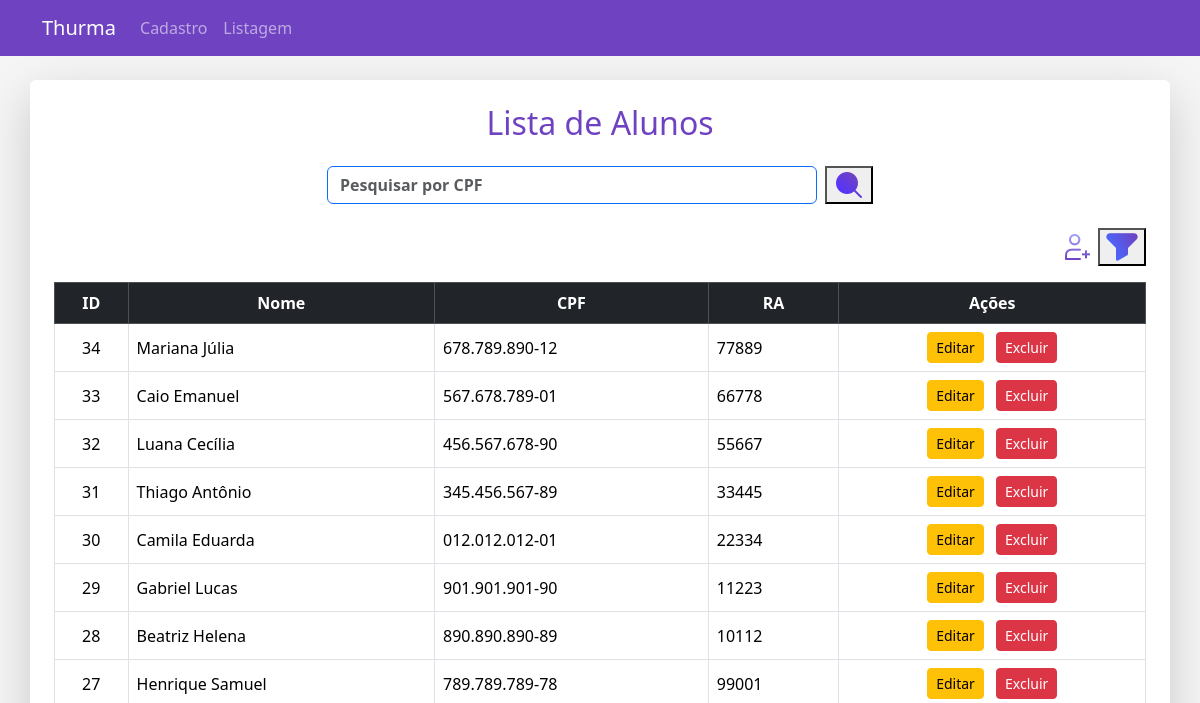
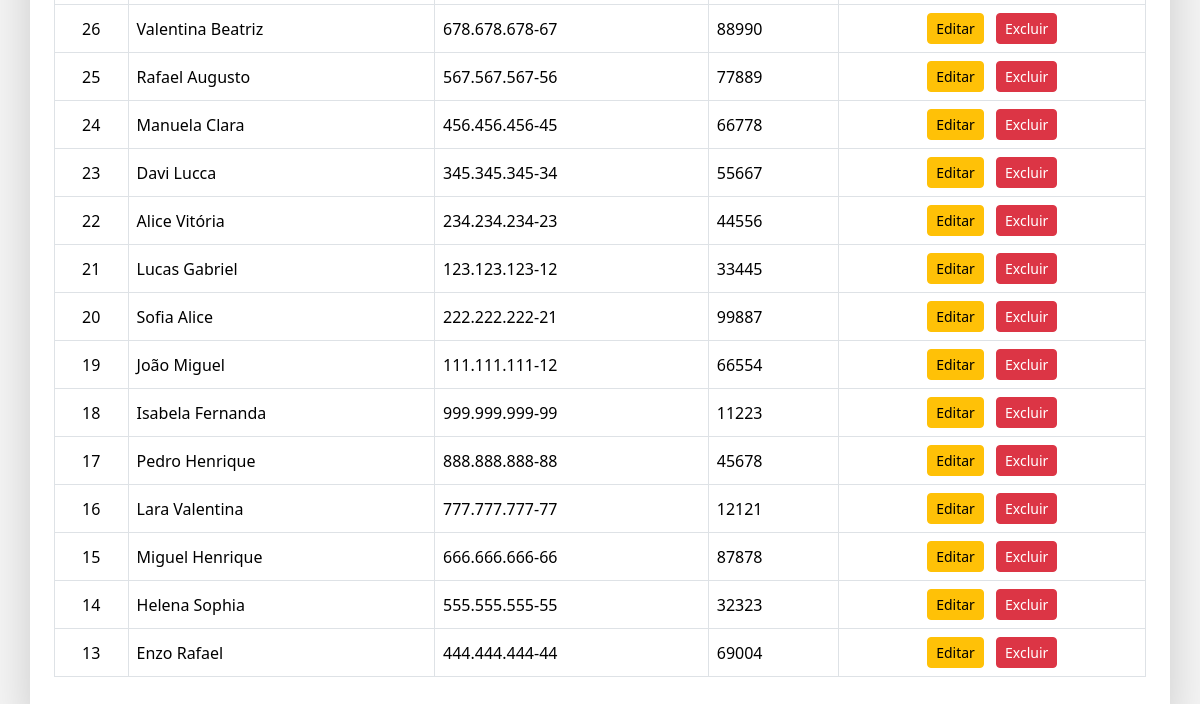
/listagem.php, run on an earlier commit of the app's database (2 pictures, top to bottom).
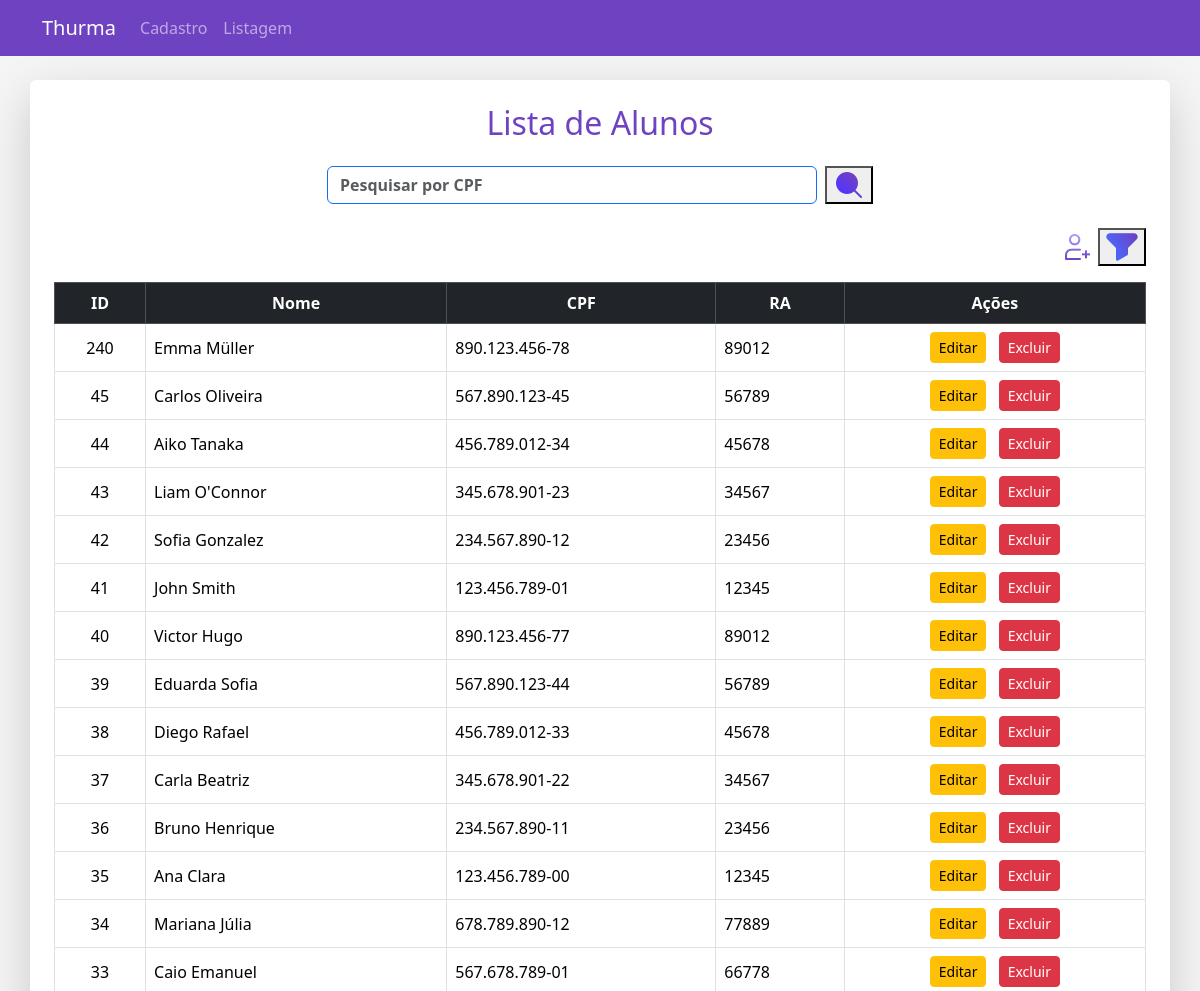
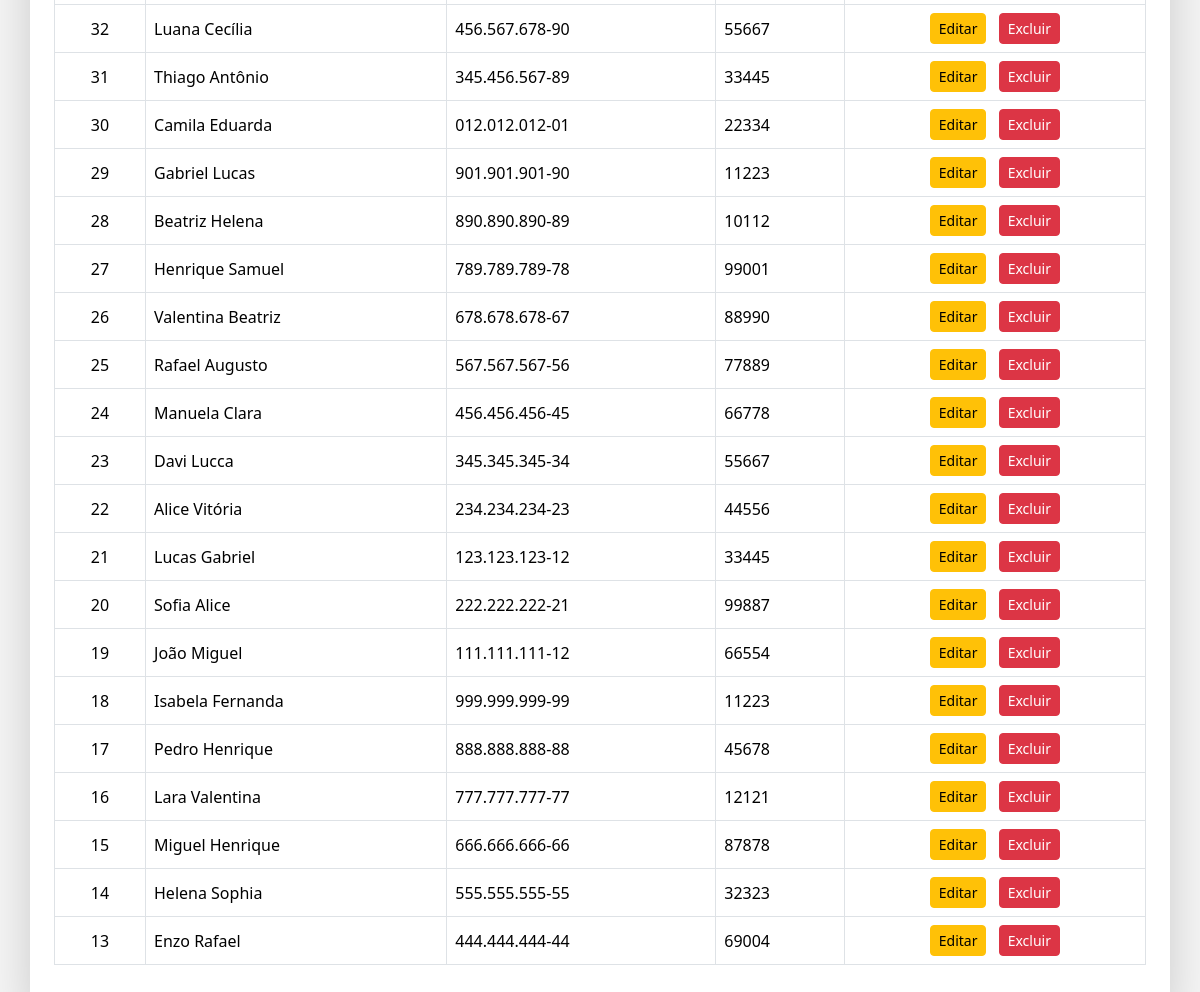
And on a later commit of the database (2 pictures, top to bottom).
### tables this page shows
CREATE TABLE `alunos` (
  `id` int(11) NOT NULL,
  `nome` varchar(255) NOT NULL,
  `nome_social` varchar(255) DEFAULT NULL,
  `cpf` varchar(14) NOT NULL,
  `rg` varchar(12) DEFAULT NULL,
  `data_nascimento` date NOT NULL,
  `nacionalidade` varchar(100) DEFAULT NULL,
  `deficiencia` enum('sim','nao') DEFAULT 'nao',
  `nome_pai` varchar(255) DEFAULT NULL,
  `nome_mae` varchar(255) DEFAULT NULL,
  `responsavel` varchar(255) NOT NULL,
  `rg_responsavel` varchar(12) DEFAULT NULL,
  `tipo_responsavel` varchar(100) DEFAULT NULL,
  `tel_responsavel` varchar(15) DEFAULT NULL,
  `trabalho_responsavel` varchar(255) DEFAULT NULL,
  `tel_trabalho_responsavel` varchar(15) DEFAULT NULL,
  `renda_responsavel` decimal(10,2) DEFAULT NULL,
  `email_responsavel` varchar(255) DEFAULT NULL,
  `email_aluno` varchar(255) DEFAULT NULL,
  `endereco` varchar(255) DEFAULT NULL,
  `bairro` varchar(100) DEFAULT NULL,
  `cidade` varchar(100) DEFAULT NULL,
  `uf` char(2) DEFAULT NULL,
  `cep` varchar(8) DEFAULT NULL,
  `complemento` varchar(100) DEFAULT NULL,
  `telefone_fixo` varchar(15) DEFAULT NULL,
  `cel_responsavel` varchar(15) DEFAULT NULL,
  `cor` varchar(50) DEFAULT NULL,
  `ra` varchar(20) NOT NULL,
  `registro_sus` varchar(20) DEFAULT NULL,
  `nis` varchar(20) DEFAULT NULL,
  `tipo_sanguineo` varchar(3) DEFAULT NULL,
  `medicamento` varchar(255) DEFAULT NULL,
  `genero` varchar(20) DEFAULT NULL,
  `tem_gemeos` enum('sim','nao') DEFAULT 'nao',
  `quantos_gemeos` int(11) DEFAULT 0,
  `sala` enum('1º Ano Fundamental','2º Ano Fundamental','3º Ano Fundamental','4º Ano Fundamental','5º Ano Fundamental','6º Ano Fundamental','7º Ano Fundamental','8º Ano Fundamental','9º Ano Fundamental','1º Ano Médio','2º Ano Médio','3º Ano Médio') NOT NULL DEFAULT '1º Ano Fundamental'
);

### listagem.php (the view, shortened to what this page needs)
<?php
include 'conexao.php';
$cpf = '';
if ($_SERVER["REQUEST_METHOD"] === "POST") {
    $cpf = isset($_POST['cpf']) ? trim($_POST['cpf']) : '';
    $temGemeos = isset($_POST['temGemeo']) ? $_POST['temGemeo'] : '';
    $genero = isset($_POST['genero']) ? $_POST['genero'] : '';
    $nacionalidade = isset($_POST['nacionalidade']) ? trim($_POST['nacionalidade']) : '';
    $dataNascimento = isset($_POST['dataNascimento']) ? $_POST['dataNascimento'] : '';
    $query = "SELECT id, nome, cpf, ra FROM alunos WHERE 1=1";
    $params = [];
    $types = '';
    if (!empty($cpf)) {
        $query .= " AND cpf = ?";
        $params[] = $cpf;
        $types .= 's';
    }
    if (!empty($temGemeos)) {
        $query .= " AND tem_gemeos = ?";
        $params[] = $temGemeos;
        $types .= 's';
    }
    if (!empty($genero)) {
        $query .= " AND genero = ?";
        $params[] = $genero;
        $types .= 's';
    }
    if (!empty($nacionalidade)) {
        $query .= " AND nacionalidade = ?";
        $params[] = $nacionalidade;
        $types .= 's';
    }
    if (!empty($dataNascimento)) {
        $query .= " AND data_nascimento = ?";
        $params[] = $dataNascimento;
        $types .= 's';
    }
    $stmt = $conn->prepare($query);
    if ($stmt === false) {
        die("Erro na preparação da consulta: " . $conn->error);
    }
    if (!empty($params)) {
        $stmt->bind_param($types, ...$params);
    }
    $stmt->execute();
    $result = $stmt->get_result();
} else {
    $result = $conn->query("SELECT id, nome, cpf, ra FROM alunos ORDER BY id DESC");
}
?>
<!DOCTYPE html>
<html lang="pt-BR">
<head>
  <link href="https://cdn.jsdelivr.net/npm/bootstrap@5.3.3/dist/css/bootstrap.min.css" rel="stylesheet">
  <link rel="stylesheet" href="style.css">
</head>
<body>
<nav class="navbar navbar-expand-lg navbar-dark bg-purple mb-4">
  <div class="container">
    <a class="navbar-brand" href="index.php">Thurma</a>
    <div class="collapse navbar-collapse">
        <ul class="navbar-nav me-auto">
        <li class="nav-item"><a class="nav-link" href="cadastro.html">Cadastro</a></li>
        <li class="nav-item"><a class="nav-link" href="listagem.php">Listagem</a></li>
    </ul>
    </div>
  </div>
</nav>
<div class="container bg-white shadow-lg rounded p-4 mb-5">
  <h2 class="text-center text-purple mb-4">Lista de Alunos</h2>
  <form method="POST" class="d-flex mb-4 col-md-6 mx-auto" role="search">
      <input class="form-control me-2 border border-primary fw-bold" type="text" name="cpf" id="cpf"
             placeholder="Pesquisar por CPF" value="<?= htmlspecialchars($cpf) ?>" required>
      <button class="" type="submit"><img src="img/search.png"></button>
  </form>
  <div class="table-responsive">
    <DIV>
    <div class="text-end mb-3">
      <a href="cadastro.html"><img src="img/user.png"></a>
       <button type="button" data-bs-toggle="modal" data-bs-target="#filterModal">
      <img src="img/filter.png">
      </button>
    </div>
    </DIV>
    <table class="table table-bordered table-hover align-middle">
      <thead class="table-dark text-center">
        <tr>
          <th>ID</th>
          <th>Nome</th>
          <th>CPF</th>
          <th>RA</th>
          <th>Ações</th>
        </tr>
      </thead>
      <tbody>
        <?php if ($result->num_rows > 0): ?>
            <?php while ($row = $result->fetch_assoc()): ?>
            <tr>
              <td class="text-center"><?= $row['id'] ?></td>
              <td><?= htmlspecialchars($row['nome']) ?></td>
              <td><?= htmlspecialchars($row['cpf']) ?></td>
              <td><?= htmlspecialchars($row['ra']) ?></td>
              <td class="text-center">
  <a href="editar_aluno.php?id=<?= $row['id'] ?>" class="btn btn-sm btn-warning me-2">Editar</a>
  <a href="javascript:void(0);" class="btn btn-sm btn-danger"
     onclick="confirmDelete(<?= $row['id'] ?>)">Excluir</a>
</td>
            </tr>
            <?php endwhile; ?>
        <?php else: ?>
            <tr>
              <td colspan="5" class="text-center text-muted">Nenhum aluno encontrado.</td>
            </tr>
        <?php endif; ?>
      </tbody>
    </table>
  </div>
</div>
</body>
</html>

### style.css (style rules this page uses)
body { background: url('background.jpg') repeat; background-color: #f5f5f5; font-family: 'Segoe UI', sans-serif; }
.bg-purple { background-color: #6f42c1 !important; }
.text-purple { color: #6f42c1; }
input, select { border-radius: 6px !important; }

What changed in the data, as far as the page shows it:
added alunos: id "240", nome "Emma Müller", cpf "890.123.456-78", ra "89012"
added alunos: id "45", nome "Carlos Oliveira", cpf "567.890.123-45", ra "56789"
added alunos: id "44", nome "Aiko Tanaka", cpf "456.789.012-34", ra "45678"
added alunos: id "43", nome "Liam O'Connor", cpf "345.678.901-23", ra "34567"
added alunos: id "42", nome "Sofia Gonzalez", cpf "234.567.890-12", ra "23456"
added alunos: id "41", nome "John Smith", cpf "123.456.789-01", ra "12345"
added alunos: id "40", nome "Victor Hugo", cpf "890.123.456-77", ra "89012"
added alunos: id "39", nome "Eduarda Sofia", cpf "567.890.123-44", ra "56789"
added alunos: id "38", nome "Diego Rafael", cpf "456.789.012-33", ra "45678"
added alunos: id "37", nome "Carla Beatriz", cpf "345.678.901-22", ra "34567"
added alunos: id "36", nome "Bruno Henrique", cpf "234.567.890-11", ra "23456"
added alunos: id "35", nome "Ana Clara", cpf "123.456.789-00", ra "12345"
